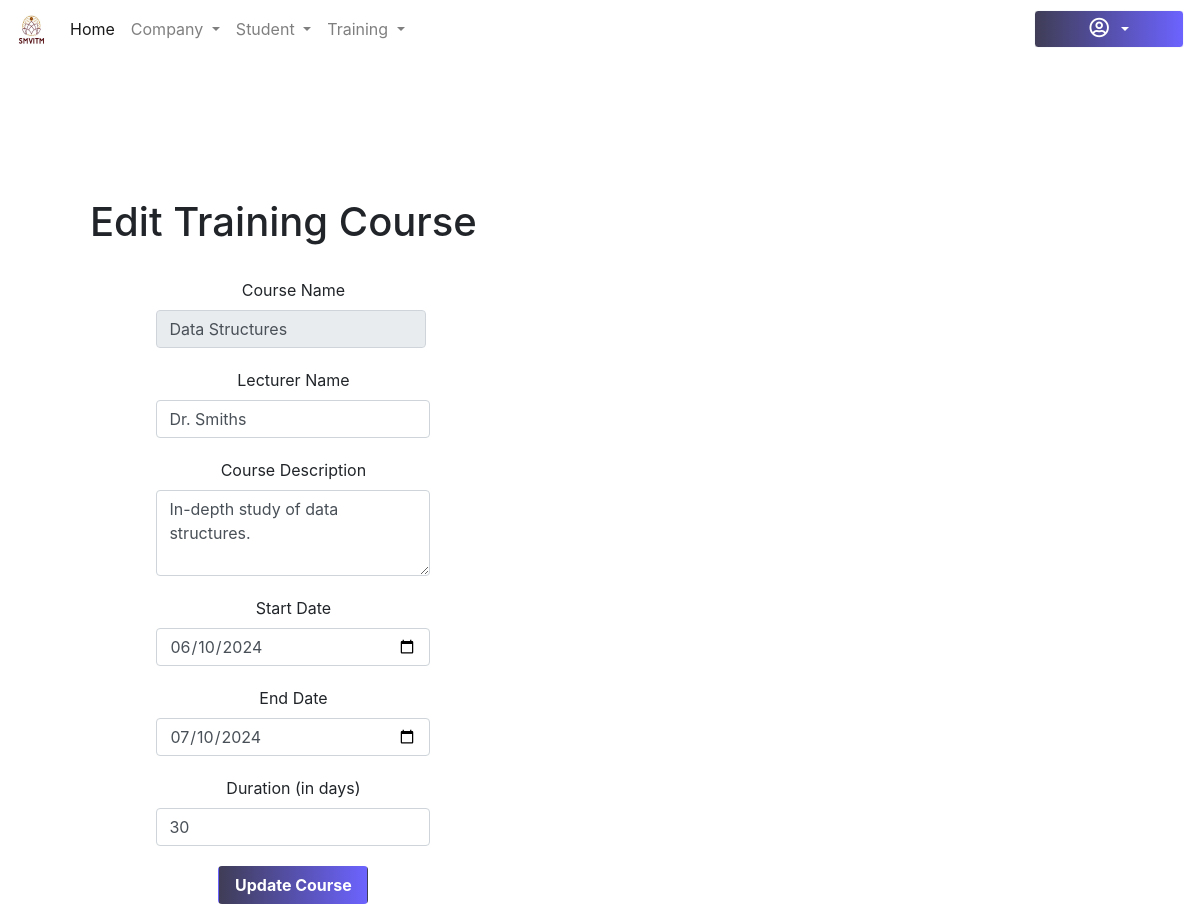
Page /admin/edittraining.php?edit=Data+Structures on the committed database.
### tables this page shows
CREATE TABLE `training` (
  `course` varchar(255) NOT NULL,
  `lecturer` varchar(255) NOT NULL,
  `description` text NOT NULL,
  `start_date` date NOT NULL,
  `end_date` date NOT NULL,
  `duration` int(11) NOT NULL
);

### admin/edittraining.php (the view, shortened to what this page needs)
<?php
include_once 'includes/db.inc.php';
        ?>
        <?php
if (isset($_GET['edit'])) {
    $course = $_GET['edit'];
    $sql = "SELECT * FROM training WHERE course=?";
    $stmt = $conn->prepare($sql);
    $stmt->bind_param("s", $course);
    $stmt->execute();
    $result = $stmt->get_result();
    $row = $result->fetch_assoc();
}
?>
<!DOCTYPE html>
<html lang="en">
<head>
    <link rel="stylesheet" type="text/css" href="css/addcomp.css">
    <?php include_once 'includes/head.php'; ?>
</head>
<body>
    <?php include_once 'includes/nav.php'; ?>
    <div class="content">
        <h1>Edit Training Course</h1> <br>
        <form action="<?php echo htmlspecialchars($_SERVER['PHP_SELF']); ?>" method="POST">
            <div class="row justify-content-center align-items-baseline">
                <div class="center one">
                    <div class="form-group col-md-12">
                        <label for="course">Course Name</label>
                        <input type="text" class="form-control" id="course" name="course" style="width: 270px;" value="<?php echo htmlspecialchars($row['course']); ?>" readonly>
                    </div>
                    <div class="form-group col-md-12">
                        <label for="lecturer">Lecturer Name</label>
                        <input type="text" class="form-control" id="lecturer" name="lecturer" value="<?php echo htmlspecialchars($row['lecturer']); ?>">
                    </div>
                    <div class="form-group col-md-12">
                        <label for="description">Course Description</label>
                        <textarea class="form-control" id="description" name="description" rows="3"><?php echo htmlspecialchars($row['description']); ?></textarea>
                    </div>
                    <div class="form-group col-md-12">
                        <label for="start_date">Start Date</label>
                        <input type="date" class="form-control" id="start_date" name="start_date" value="<?php echo htmlspecialchars($row['start_date']); ?>">
                    </div>
                    <div class="form-group col-md-12">
                        <label for="end_date">End Date</label>
                        <input type="date" class="form-control" id="end_date" name="end_date" value="<?php echo htmlspecialchars($row['end_date']); ?>">
                    </div>
                    <div class="form-group col-md-12">
                        <label for="duration">Duration (in days)</label>
                        <input type="number" class="form-control" id="duration" name="duration" placeholder="Duration in days" value="<?php echo htmlspecialchars($row['duration']); ?>">
                    </div>
                    <div class="form-group col-md-12">
                        <button type="submit" class="btn" name="update">Update Course</button>
                    </div>
                </div>
            </div>
        </form>
    </div>
</body>
</html>

### admin/css/addcomp.css (style rules this page uses)
#img1,.content { position: absolute; }
form { margin-left: 120px; }
button { background: #514DC0; }

### admin/edittraining.php (style rules this page uses)
.content { margin-top: 140px; margin-left: -10px; }
h1 { margin-left: 100px; }
.form-group { margin-bottom: 20px; }
.center { text-align: center; }
.btn { width: 150px; color: white; font-weight: bold; background: linear-gradient(to left, #6C63FF, #3F3D56); }

### rows in the picture
training: course "Data Structures", lecturer "Dr. Smiths", description "In-depth study of data structures.", start_date "06/10/2024", end_date "07/10/2024", duration "30"
